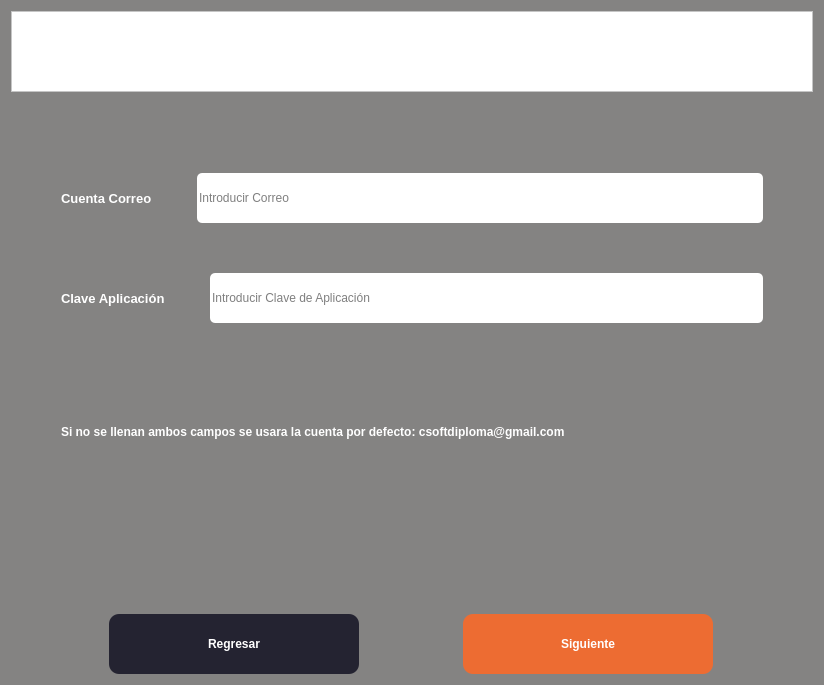
<?xml version="1.0" encoding="UTF-8"?>
<ui version="4.0">
 <class>Form</class>
 <widget class="QWidget" name="Form">
  <property name="geometry">
   <rect>
    <x>0</x>
    <y>0</y>
    <width>824</width>
    <height>685</height>
   </rect>
  </property>
  <property name="palette">
   <palette>
    <active>
     <colorrole role="WindowText">
      <brush brushstyle="SolidPattern">
       <color alpha="255">
        <red>255</red>
        <green>255</green>
        <blue>255</blue>
       </color>
      </brush>
     </colorrole>
     <colorrole role="Button">
      <brush brushstyle="SolidPattern">
       <color alpha="255">
        <red>132</red>
        <green>131</green>
        <blue>130</blue>
       </color>
      </brush>
     </colorrole>
     <colorrole role="Light">
      <brush brushstyle="SolidPattern">
       <color alpha="255">
        <red>255</red>
        <green>255</green>
        <blue>255</blue>
       </color>
      </brush>
     </colorrole>
     <colorrole role="Midlight">
      <brush brushstyle="SolidPattern">
       <color alpha="255">
        <red>255</red>
        <green>255</green>
        <blue>255</blue>
       </color>
      </brush>
     </colorrole>
     <colorrole role="Dark">
      <brush brushstyle="SolidPattern">
       <color alpha="255">
        <red>127</red>
        <green>127</green>
        <blue>127</blue>
       </color>
      </brush>
     </colorrole>
     <colorrole role="Mid">
      <brush brushstyle="SolidPattern">
       <color alpha="255">
        <red>170</red>
        <green>170</green>
        <blue>170</blue>
       </color>
      </brush>
     </colorrole>
     <colorrole role="Text">
      <brush brushstyle="SolidPattern">
       <color alpha="255">
        <red>255</red>
        <green>255</green>
        <blue>255</blue>
       </color>
      </brush>
     </colorrole>
     <colorrole role="BrightText">
      <brush brushstyle="SolidPattern">
       <color alpha="255">
        <red>255</red>
        <green>255</green>
        <blue>255</blue>
       </color>
      </brush>
     </colorrole>
     <colorrole role="ButtonText">
      <brush brushstyle="SolidPattern">
       <color alpha="255">
        <red>255</red>
        <green>255</green>
        <blue>255</blue>
       </color>
      </brush>
     </colorrole>
     <colorrole role="Base">
      <brush brushstyle="SolidPattern">
       <color alpha="255">
        <red>132</red>
        <green>131</green>
        <blue>130</blue>
       </color>
      </brush>
     </colorrole>
     <colorrole role="Window">
      <brush brushstyle="SolidPattern">
       <color alpha="255">
        <red>132</red>
        <green>131</green>
        <blue>130</blue>
       </color>
      </brush>
     </colorrole>
     <colorrole role="Shadow">
      <brush brushstyle="SolidPattern">
       <color alpha="255">
        <red>0</red>
        <green>0</green>
        <blue>0</blue>
       </color>
      </brush>
     </colorrole>
     <colorrole role="AlternateBase">
      <brush brushstyle="SolidPattern">
       <color alpha="255">
        <red>255</red>
        <green>255</green>
        <blue>255</blue>
       </color>
      </brush>
     </colorrole>
     <colorrole role="ToolTipBase">
      <brush brushstyle="SolidPattern">
       <color alpha="255">
        <red>255</red>
        <green>255</green>
        <blue>220</blue>
       </color>
      </brush>
     </colorrole>
     <colorrole role="ToolTipText">
      <brush brushstyle="SolidPattern">
       <color alpha="255">
        <red>0</red>
        <green>0</green>
        <blue>0</blue>
       </color>
      </brush>
     </colorrole>
    </active>
    <inactive>
     <colorrole role="WindowText">
      <brush brushstyle="SolidPattern">
       <color alpha="255">
        <red>255</red>
        <green>255</green>
        <blue>255</blue>
       </color>
      </brush>
     </colorrole>
     <colorrole role="Button">
      <brush brushstyle="SolidPattern">
       <color alpha="255">
        <red>132</red>
        <green>131</green>
        <blue>130</blue>
       </color>
      </brush>
     </colorrole>
     <colorrole role="Light">
      <brush brushstyle="SolidPattern">
       <color alpha="255">
        <red>255</red>
        <green>255</green>
        <blue>255</blue>
       </color>
      </brush>
     </colorrole>
     <colorrole role="Midlight">
      <brush brushstyle="SolidPattern">
       <color alpha="255">
        <red>255</red>
        <green>255</green>
        <blue>255</blue>
       </color>
      </brush>
     </colorrole>
     <colorrole role="Dark">
      <brush brushstyle="SolidPattern">
       <color alpha="255">
        <red>127</red>
        <green>127</green>
        <blue>127</blue>
       </color>
      </brush>
     </colorrole>
     <colorrole role="Mid">
      <brush brushstyle="SolidPattern">
       <color alpha="255">
        <red>170</red>
        <green>170</green>
        <blue>170</blue>
       </color>
      </brush>
     </colorrole>
     <colorrole role="Text">
      <brush brushstyle="SolidPattern">
       <color alpha="255">
        <red>255</red>
        <green>255</green>
        <blue>255</blue>
       </color>
      </brush>
     </colorrole>
     <colorrole role="BrightText">
      <brush brushstyle="SolidPattern">
       <color alpha="255">
        <red>255</red>
        <green>255</green>
        <blue>255</blue>
       </color>
      </brush>
     </colorrole>
     <colorrole role="ButtonText">
      <brush brushstyle="SolidPattern">
       <color alpha="255">
        <red>255</red>
        <green>255</green>
        <blue>255</blue>
       </color>
      </brush>
     </colorrole>
     <colorrole role="Base">
      <brush brushstyle="SolidPattern">
       <color alpha="255">
        <red>132</red>
        <green>131</green>
        <blue>130</blue>
       </color>
      </brush>
     </colorrole>
     <colorrole role="Window">
      <brush brushstyle="SolidPattern">
       <color alpha="255">
        <red>132</red>
        <green>131</green>
        <blue>130</blue>
       </color>
      </brush>
     </colorrole>
     <colorrole role="Shadow">
      <brush brushstyle="SolidPattern">
       <color alpha="255">
        <red>0</red>
        <green>0</green>
        <blue>0</blue>
       </color>
      </brush>
     </colorrole>
     <colorrole role="AlternateBase">
      <brush brushstyle="SolidPattern">
       <color alpha="255">
        <red>255</red>
        <green>255</green>
        <blue>255</blue>
       </color>
      </brush>
     </colorrole>
     <colorrole role="ToolTipBase">
      <brush brushstyle="SolidPattern">
       <color alpha="255">
        <red>255</red>
        <green>255</green>
        <blue>220</blue>
       </color>
      </brush>
     </colorrole>
     <colorrole role="ToolTipText">
      <brush brushstyle="SolidPattern">
       <color alpha="255">
        <red>0</red>
        <green>0</green>
        <blue>0</blue>
       </color>
      </brush>
     </colorrole>
    </inactive>
    <disabled>
     <colorrole role="WindowText">
      <brush brushstyle="SolidPattern">
       <color alpha="255">
        <red>255</red>
        <green>255</green>
        <blue>255</blue>
       </color>
      </brush>
     </colorrole>
     <colorrole role="Button">
      <brush brushstyle="SolidPattern">
       <color alpha="255">
        <red>132</red>
        <green>131</green>
        <blue>130</blue>
       </color>
      </brush>
     </colorrole>
     <colorrole role="Light">
      <brush brushstyle="SolidPattern">
       <color alpha="255">
        <red>255</red>
        <green>255</green>
        <blue>255</blue>
       </color>
      </brush>
     </colorrole>
     <colorrole role="Midlight">
      <brush brushstyle="SolidPattern">
       <color alpha="255">
        <red>255</red>
        <green>255</green>
        <blue>255</blue>
       </color>
      </brush>
     </colorrole>
     <colorrole role="Dark">
      <brush brushstyle="SolidPattern">
       <color alpha="255">
        <red>127</red>
        <green>127</green>
        <blue>127</blue>
       </color>
      </brush>
     </colorrole>
     <colorrole role="Mid">
      <brush brushstyle="SolidPattern">
       <color alpha="255">
        <red>170</red>
        <green>170</green>
        <blue>170</blue>
       </color>
      </brush>
     </colorrole>
     <colorrole role="Text">
      <brush brushstyle="SolidPattern">
       <color alpha="255">
        <red>255</red>
        <green>255</green>
        <blue>255</blue>
       </color>
      </brush>
     </colorrole>
     <colorrole role="BrightText">
      <brush brushstyle="SolidPattern">
       <color alpha="255">
        <red>255</red>
        <green>255</green>
        <blue>255</blue>
       </color>
      </brush>
     </colorrole>
     <colorrole role="ButtonText">
      <brush brushstyle="SolidPattern">
       <color alpha="255">
        <red>255</red>
        <green>255</green>
        <blue>255</blue>
       </color>
      </brush>
     </colorrole>
     <colorrole role="Base">
      <brush brushstyle="SolidPattern">
       <color alpha="255">
        <red>132</red>
        <green>131</green>
        <blue>130</blue>
       </color>
      </brush>
     </colorrole>
     <colorrole role="Window">
      <brush brushstyle="SolidPattern">
       <color alpha="255">
        <red>132</red>
        <green>131</green>
        <blue>130</blue>
       </color>
      </brush>
     </colorrole>
     <colorrole role="Shadow">
      <brush brushstyle="SolidPattern">
       <color alpha="255">
        <red>0</red>
        <green>0</green>
        <blue>0</blue>
       </color>
      </brush>
     </colorrole>
     <colorrole role="AlternateBase">
      <brush brushstyle="SolidPattern">
       <color alpha="255">
        <red>255</red>
        <green>255</green>
        <blue>255</blue>
       </color>
      </brush>
     </colorrole>
     <colorrole role="ToolTipBase">
      <brush brushstyle="SolidPattern">
       <color alpha="255">
        <red>255</red>
        <green>255</green>
        <blue>220</blue>
       </color>
      </brush>
     </colorrole>
     <colorrole role="ToolTipText">
      <brush brushstyle="SolidPattern">
       <color alpha="255">
        <red>0</red>
        <green>0</green>
        <blue>0</blue>
       </color>
      </brush>
     </colorrole>
    </disabled>
   </palette>
  </property>
  <property name="windowTitle">
   <string>Generador de Diplomas</string>
  </property>
  <property name="autoFillBackground">
   <bool>false</bool>
  </property>
  <property name="styleSheet">
   <string notr="true">color: white;
background-color: rgb(132, 131, 130);</string>
  </property>
  <layout class="QVBoxLayout" name="verticalLayout_3">
   <item>
    <widget class="QFrame" name="frame">
     <property name="sizePolicy">
      <sizepolicy hsizetype="Preferred" vsizetype="Fixed">
       <horstretch>0</horstretch>
       <verstretch>0</verstretch>
      </sizepolicy>
     </property>
     <property name="maximumSize">
      <size>
       <width>16777215</width>
       <height>81</height>
      </size>
     </property>
     <property name="autoFillBackground">
      <bool>false</bool>
     </property>
     <property name="styleSheet">
      <string notr="true">background-color: rgb(255, 255, 255)
</string>
     </property>
     <property name="frameShape">
      <enum>QFrame::StyledPanel</enum>
     </property>
     <property name="frameShadow">
      <enum>QFrame::Raised</enum>
     </property>
     <layout class="QGridLayout" name="gridLayout_2">
      <item row="0" column="0">
       <widget class="QLabel" name="lbLogo">
        <property name="sizePolicy">
         <sizepolicy hsizetype="Maximum" vsizetype="Preferred">
          <horstretch>0</horstretch>
          <verstretch>0</verstretch>
         </sizepolicy>
        </property>
        <property name="autoFillBackground">
         <bool>false</bool>
        </property>
        <property name="styleSheet">
         <string notr="true"/>
        </property>
        <property name="text">
         <string/>
        </property>
        <property name="pixmap">
         <pixmap>../images/csoftmty_logo.png</pixmap>
        </property>
        <property name="scaledContents">
         <bool>false</bool>
        </property>
       </widget>
      </item>
     </layout>
    </widget>
   </item>
   <item>
    <layout class="QVBoxLayout" name="verticalLayout_4" stretch="0,0,0">
     <property name="spacing">
      <number>0</number>
     </property>
     <property name="leftMargin">
      <number>50</number>
     </property>
     <property name="topMargin">
      <number>25</number>
     </property>
     <property name="rightMargin">
      <number>50</number>
     </property>
     <property name="bottomMargin">
      <number>50</number>
     </property>
     <item>
      <layout class="QVBoxLayout" name="verticalLayout">
       <item>
        <layout class="QHBoxLayout" name="horizontalLayout_4">
         <property name="spacing">
          <number>45</number>
         </property>
         <property name="topMargin">
          <number>50</number>
         </property>
         <property name="bottomMargin">
          <number>0</number>
         </property>
         <item>
          <widget class="QLabel" name="label_5">
           <property name="font">
            <font>
             <pointsize>10</pointsize>
             <weight>75</weight>
             <bold>true</bold>
            </font>
           </property>
           <property name="text">
            <string>Cuenta Correo</string>
           </property>
          </widget>
         </item>
         <item>
          <widget class="QLineEdit" name="tfCorreo">
           <property name="minimumSize">
            <size>
             <width>200</width>
             <height>50</height>
            </size>
           </property>
           <property name="palette">
            <palette>
             <active>
              <colorrole role="WindowText">
               <brush brushstyle="SolidPattern">
                <color alpha="255">
                 <red>0</red>
                 <green>0</green>
                 <blue>0</blue>
                </color>
               </brush>
              </colorrole>
              <colorrole role="Button">
               <brush brushstyle="SolidPattern">
                <color alpha="255">
                 <red>255</red>
                 <green>255</green>
                 <blue>255</blue>
                </color>
               </brush>
              </colorrole>
              <colorrole role="Text">
               <brush brushstyle="SolidPattern">
                <color alpha="255">
                 <red>0</red>
                 <green>0</green>
                 <blue>0</blue>
                </color>
               </brush>
              </colorrole>
              <colorrole role="ButtonText">
               <brush brushstyle="SolidPattern">
                <color alpha="255">
                 <red>0</red>
                 <green>0</green>
                 <blue>0</blue>
                </color>
               </brush>
              </colorrole>
              <colorrole role="Base">
               <brush brushstyle="SolidPattern">
                <color alpha="255">
                 <red>255</red>
                 <green>255</green>
                 <blue>255</blue>
                </color>
               </brush>
              </colorrole>
              <colorrole role="Window">
               <brush brushstyle="SolidPattern">
                <color alpha="255">
                 <red>255</red>
                 <green>255</green>
                 <blue>255</blue>
                </color>
               </brush>
              </colorrole>
             </active>
             <inactive>
              <colorrole role="WindowText">
               <brush brushstyle="SolidPattern">
                <color alpha="255">
                 <red>0</red>
                 <green>0</green>
                 <blue>0</blue>
                </color>
               </brush>
              </colorrole>
              <colorrole role="Button">
               <brush brushstyle="SolidPattern">
                <color alpha="255">
                 <red>255</red>
                 <green>255</green>
                 <blue>255</blue>
                </color>
               </brush>
              </colorrole>
              <colorrole role="Text">
               <brush brushstyle="SolidPattern">
                <color alpha="255">
                 <red>0</red>
                 <green>0</green>
                 <blue>0</blue>
                </color>
               </brush>
              </colorrole>
              <colorrole role="ButtonText">
               <brush brushstyle="SolidPattern">
                <color alpha="255">
                 <red>0</red>
                 <green>0</green>
                 <blue>0</blue>
                </color>
               </brush>
              </colorrole>
              <colorrole role="Base">
               <brush brushstyle="SolidPattern">
                <color alpha="255">
                 <red>255</red>
                 <green>255</green>
                 <blue>255</blue>
                </color>
               </brush>
              </colorrole>
              <colorrole role="Window">
               <brush brushstyle="SolidPattern">
                <color alpha="255">
                 <red>255</red>
                 <green>255</green>
                 <blue>255</blue>
                </color>
               </brush>
              </colorrole>
             </inactive>
             <disabled>
              <colorrole role="WindowText">
               <brush brushstyle="SolidPattern">
                <color alpha="255">
                 <red>0</red>
                 <green>0</green>
                 <blue>0</blue>
                </color>
               </brush>
              </colorrole>
              <colorrole role="Button">
               <brush brushstyle="SolidPattern">
                <color alpha="255">
                 <red>255</red>
                 <green>255</green>
                 <blue>255</blue>
                </color>
               </brush>
              </colorrole>
              <colorrole role="Text">
               <brush brushstyle="SolidPattern">
                <color alpha="255">
                 <red>0</red>
                 <green>0</green>
                 <blue>0</blue>
                </color>
               </brush>
              </colorrole>
              <colorrole role="ButtonText">
               <brush brushstyle="SolidPattern">
                <color alpha="255">
                 <red>0</red>
                 <green>0</green>
                 <blue>0</blue>
                </color>
               </brush>
              </colorrole>
              <colorrole role="Base">
               <brush brushstyle="SolidPattern">
                <color alpha="255">
                 <red>255</red>
                 <green>255</green>
                 <blue>255</blue>
                </color>
               </brush>
              </colorrole>
              <colorrole role="Window">
               <brush brushstyle="SolidPattern">
                <color alpha="255">
                 <red>255</red>
                 <green>255</green>
                 <blue>255</blue>
                </color>
               </brush>
              </colorrole>
             </disabled>
            </palette>
           </property>
           <property name="cursor">
            <cursorShape>ArrowCursor</cursorShape>
           </property>
           <property name="styleSheet">
            <string notr="true">color: black;
background-color: white;
border-radius: 5px;</string>
           </property>
           <property name="inputMask">
            <string/>
           </property>
           <property name="text">
            <string/>
           </property>
           <property name="placeholderText">
            <string>Introducir Correo</string>
           </property>
          </widget>
         </item>
        </layout>
       </item>
       <item>
        <layout class="QHBoxLayout" name="horizontalLayout_5">
         <property name="spacing">
          <number>45</number>
         </property>
         <property name="topMargin">
          <number>50</number>
         </property>
         <property name="bottomMargin">
          <number>0</number>
         </property>
         <item>
          <widget class="QLabel" name="label_6">
           <property name="font">
            <font>
             <pointsize>10</pointsize>
             <weight>75</weight>
             <bold>true</bold>
            </font>
           </property>
           <property name="text">
            <string>Clave Aplicación</string>
           </property>
          </widget>
         </item>
         <item>
          <widget class="QLineEdit" name="tfPwd">
           <property name="minimumSize">
            <size>
             <width>200</width>
             <height>50</height>
            </size>
           </property>
           <property name="styleSheet">
            <string notr="true">color: black;
background-color: white;
border-radius: 5px;</string>
           </property>
           <property name="inputMask">
            <string/>
           </property>
           <property name="text">
            <string/>
           </property>
           <property name="placeholderText">
            <string>Introducir Clave de Aplicación</string>
           </property>
          </widget>
         </item>
        </layout>
       </item>
      </layout>
     </item>
     <item>
      <layout class="QVBoxLayout" name="verticalLayout_2">
       <item>
        <widget class="QLabel" name="label">
         <property name="font">
          <font>
           <weight>75</weight>
           <bold>true</bold>
          </font>
         </property>
         <property name="text">
          <string>Si no se llenan ambos campos se usara la cuenta por defecto: csoftdiploma@gmail.com</string>
         </property>
        </widget>
       </item>
      </layout>
     </item>
     <item>
      <widget class="QLabel" name="label_3">
       <property name="sizePolicy">
        <sizepolicy hsizetype="Preferred" vsizetype="Fixed">
         <horstretch>0</horstretch>
         <verstretch>0</verstretch>
        </sizepolicy>
       </property>
       <property name="font">
        <font>
         <pointsize>11</pointsize>
         <weight>50</weight>
         <bold>false</bold>
        </font>
       </property>
       <property name="text">
        <string/>
       </property>
      </widget>
     </item>
    </layout>
   </item>
   <item>
    <layout class="QHBoxLayout" name="horizontalLayout">
     <item>
      <widget class="QPushButton" name="btnBack">
       <property name="sizePolicy">
        <sizepolicy hsizetype="Maximum" vsizetype="Fixed">
         <horstretch>0</horstretch>
         <verstretch>0</verstretch>
        </sizepolicy>
       </property>
       <property name="minimumSize">
        <size>
         <width>250</width>
         <height>60</height>
        </size>
       </property>
       <property name="font">
        <font>
         <pointsize>9</pointsize>
         <weight>75</weight>
         <bold>true</bold>
        </font>
       </property>
       <property name="styleSheet">
        <string notr="true">background-color: #242331;
border-radius: 10px</string>
       </property>
       <property name="text">
        <string>Regresar</string>
       </property>
      </widget>
     </item>
     <item>
      <widget class="QPushButton" name="btnNext">
       <property name="sizePolicy">
        <sizepolicy hsizetype="Maximum" vsizetype="Fixed">
         <horstretch>0</horstretch>
         <verstretch>0</verstretch>
        </sizepolicy>
       </property>
       <property name="minimumSize">
        <size>
         <width>250</width>
         <height>60</height>
        </size>
       </property>
       <property name="font">
        <font>
         <pointsize>9</pointsize>
         <weight>75</weight>
         <bold>true</bold>
        </font>
       </property>
       <property name="styleSheet">
        <string notr="true">background-color: rgb(237, 108, 50);
border-radius: 10px</string>
       </property>
       <property name="text">
        <string>Siguiente</string>
       </property>
      </widget>
     </item>
    </layout>
   </item>
  </layout>
 </widget>
 <resources/>
 <connections/>
</ui>
